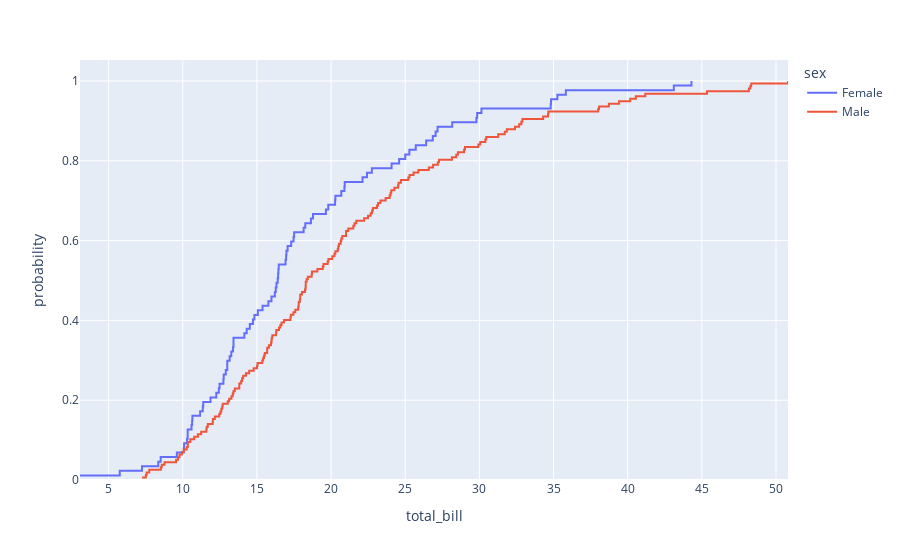

Write notebook code for a chart like this one.
### Code cell
df = px.data.tips()
df.to_csv('tips.csv')
fig = px.ecdf(df, x="total_bill", color="sex")
fig.show()

### Figure 1 — Plotly figure (JSON) as saved in the notebook; plotly's stock layout.template omitted (floating-point values rounded to 4 significant figures; data arrays with more than 128 entries replaced by an {"elided": "..."} marker saying what was removed)
{"data": [{"hovertemplate": "sex=Female<br>total_bill=%{x}<br>probability=%{y}<extra></extra>", "legendgroup": "Female", "line": {"dash": "solid", "shape": "hv"}, "marker": {"color": "#636efa", "symbol": "circle"}, "mode": "lines", "name": "Female", "orientation": "v", "showlegend": true, "type": "scatter", "x": [3.07, 5.75, 7.25, 8.35, 8.51, 9.6, 10.07, 10.09, 10.29, 10.33, 10.33, 10.59, 10.63, 10.65, 11.17, 11.35, 11.38, 11.87, 12.26, 12.43, 12.48, 12.74, 12.76, 12.9, 13, 13, 13.16, 13.27, 13.39, 13.42, 13.42, 14.15, 14.31, 14.52, 14.73, 14.83, 15.06, 15.38, 15.77, 15.98, 16.21, 16.27, 16.32, 16.4, 16.43, 16.45, 16.47, 16.93, 16.97, 16.99, 17.07, 17.31, 17.47, 17.51, 18.15, 18.26, 18.64, 18.78, 19.65, 19.81, 20.27, 20.29, 20.69, 20.9, 20.92, 22.12, 22.42, 22.75, 24.08, 24.59, 25, 25.28, 25.71, 26.41, 26.86, 27.05, 27.18, 28.17, 29.8, 29.85, 30.14, 34.81, 34.83, 35.26, 35.83, 43.11, 44.3], "xaxis": "x", "y": [0.01149, 0.02299, 0.03448, 0.04598, 0.05747, 0.06897, 0.08046, 0.09195, 0.1034, 0.1149, 0.1264, 0.1379, 0.1494, 0.1609, 0.1724, 0.1839, 0.1954, 0.2069, 0.2184, 0.2299, 0.2414, 0.2529, 0.2644, 0.2759, 0.2874, 0.2989, 0.3103, 0.3218, 0.3333, 0.3448, 0.3563, 0.3678, 0.3793, 0.3908, 0.4023, 0.4138, 0.4253, 0.4368, 0.4483, 0.4598, 0.4713, 0.4828, 0.4943, 0.5057, 0.5172, 0.5287, 0.5402, 0.5517, 0.5632, 0.5747, 0.5862, 0.5977, 0.6092, 0.6207, 0.6322, 0.6437, 0.6552, 0.6667, 0.6782, 0.6897, 0.7011, 0.7126, 0.7241, 0.7356, 0.7471, 0.7586, 0.7701, 0.7816, 0.7931, 0.8046, 0.8161, 0.8276, 0.8391, 0.8506, 0.8621, 0.8736, 0.8851, 0.8966, 0.908, 0.9195, 0.931, 0.9425, 0.954, 0.9655, 0.977, 0.9885, 1], "yaxis": "y"}, {"hovertemplate": "sex=Male<br>total_bill=%{x}<br>probability=%{y}<extra></extra>", "legendgroup": "Male", "line": {"dash": "solid", "shape": "hv"}, "marker": {"color": "#EF553B", "symbol": "circle"}, "mode": "lines", "name": "Male", "orientation": "v", "showlegend": true, "type": "scatter", "x": {"elided": "157 float values"}, "xaxis": "x", "y": {"elided": "157 float values"}, "yaxis": "y"}], "layout": {"legend": {"title": {"text": "sex"}, "tracegroupgap": 0}, "margin": {"t": 60}, "xaxis": {"anchor": "y", "domain": [0, 1], "title": {"text": "total_bill"}}, "yaxis": {"anchor": "x", "domain": [0, 1], "rangemode": "tozero", "title": {"text": "probability"}}}}
